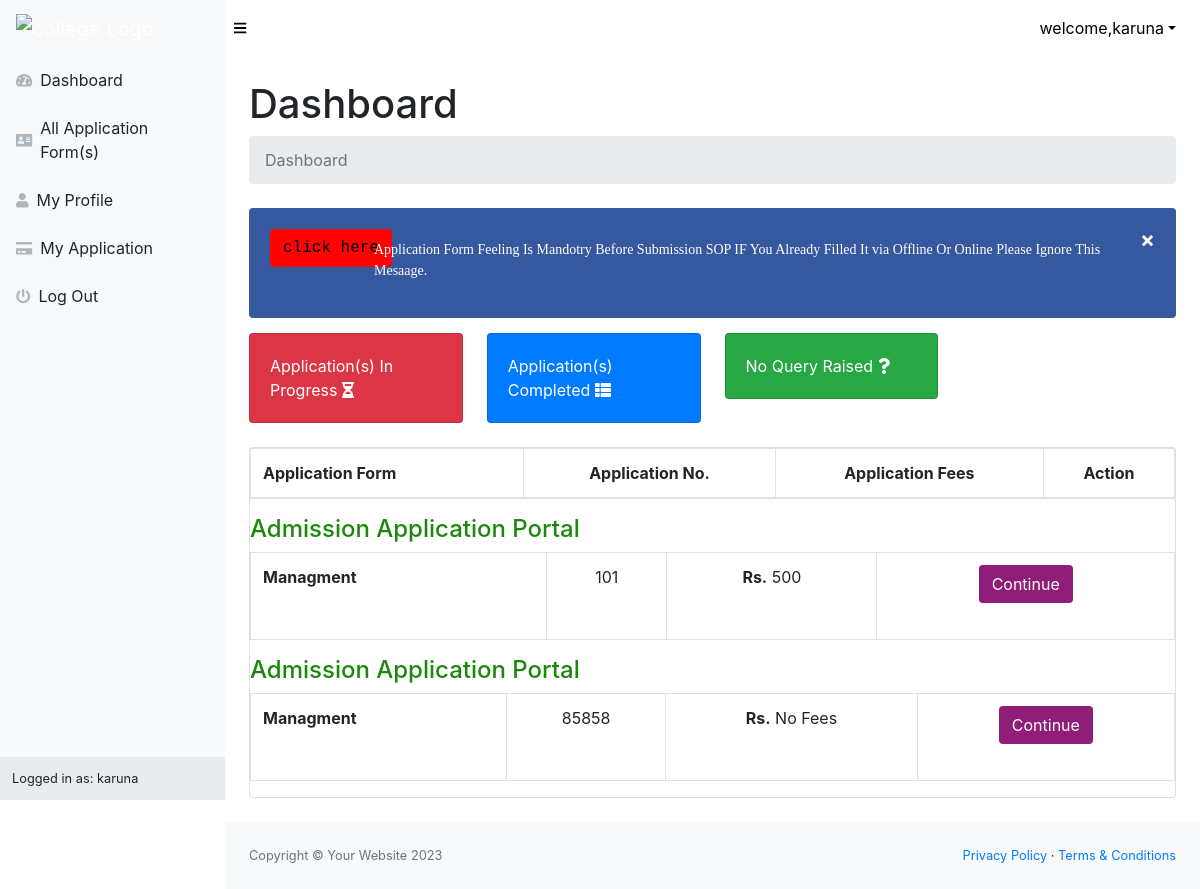
The app's page /home.php?email=karunaranpise@gmail.com (signed in) with its own data.
### tables this page shows
CREATE TABLE `user` (
  `userid` int(11) NOT NULL,
  `name` varchar(50) NOT NULL,
  `email` varchar(50) NOT NULL,
  `mobile` varchar(50) NOT NULL,
  `AlNo` varchar(50) DEFAULT NULL,
  `password` varchar(50) NOT NULL,
  `state` varchar(50) NOT NULL,
  `city` varchar(50) NOT NULL,
  `course` varchar(50) NOT NULL,
  `status` varchar(50) NOT NULL,
  `created` datetime NOT NULL
);

CREATE TABLE `posts` (
  `id` int(11) NOT NULL,
  `category` varchar(255) NOT NULL,
  `Appno` varchar(255) NOT NULL,
  `fees` varchar(255) NOT NULL,
  `link` varchar(255) NOT NULL,
  `created` datetime NOT NULL
);

### home.php (the view, shortened to what this page needs)
<?php include('conn.php');
?>
<!DOCTYPE html>
<html lang="en">
<head>
    <link href="css/styles.css" rel="stylesheet" />
    <link href="https://cdn.datatables.net/1.10.20/css/dataTables.bootstrap4.min.css" rel="stylesheet" />
</head>
<body class="sb-nav-fixed">
    <?php include 'header.php' ?>
    <div id="layoutSidenav">
        <?php include 'sidevar.php' ?>
        <div id="layoutSidenav_content">
            <main>
                <div class="container-fluid">
                    <h1 class="mt-4">Dashboard</h1>
                    <ol class="breadcrumb mb-4">
                        <li class="breadcrumb-item active">Dashboard</li>
                    </ol>
                    <div class="alert">
                        <span class="closebtn" onclick="this.parentElement.style.display='none';">&times;</span>
                        <a class="btn btn-success" href="https://new-delhi-institute-of-management-delhi.topbschoolsinindia.in/Statement-of-Purpose.php" style="
    color: black;
    background-color: #ff0303;
    border-color: #ff0303;
    font-family: monospace;
">click here</a>
                        <p style="
    font-size: 14px;
    margin-top: -28px;
    margin-left: 104px;
    font-family: -webkit-pictograph;
">Application Form Feeling Is Mandotry Before Submission SOP IF You Already Filled It via Offline Or Online Please Ignore This Mesaage.</p>
                    </div>
                    <div class="row">
                        <div class="col-xl-3 col-md-6">
                            <div class="card bg-danger text-white mb-4">
                                <div class="card-body">Application(s) In Progress <i class="fas fa-hourglass-half "></i></div>
                            </div>
                        </div>
                        <div class="col-xl-3 col-md-6">
                            <div class="card bg-primary text-white mb-4">
                                <div class="card-body">Application(s) Completed <i class="fas fa-th-list"></i></div>
                            </div>
                        </div>
                        <div class="col-xl-3 col-md-6">
                            <div class="card bg-success text-white mb-4">
                                <div class="card-body">No
                                    Query Raised <i class="fas fa-question"></i></div>
                            </div>
                        </div>
                    </div>
                    <div class="card mb-4">
                        <div class="tab-content">
                            <div role="tabpanel" class="tab-pane active" id="home">
                                <div class="table-responsive removeFixedHeader vMid">
                                    <div class="table-header">
                                        <table class="table table-bordered">
                                            <thead>
                                                <tr>
                                                    <th class="col1 text-left">Application Form</th>
                                                    <th class="col2 text-center">Application No.</th>
                                                    <th class="col4 text-center">Application Fees</th>
                                                    <th class="col5 text-center">Action</th>
                                                </tr>
                                            </thead>
                                        </table>
                                    </div>
                                    <?php
                                    $result = mysqli_query($conn, "SELECT * FROM `posts` ORDER BY id DESC LIMIT 4");
                                    while ($row = mysqli_fetch_array($result, MYSQLI_ASSOC)) {
                                    ?>
                                        <div class="table-body">
                                            <div class="category-table category_heading" data-category="66">
                                                <h4 class="sub-header category_66" style="color:#1B880B;">Admission Application Portal</h4>
                                                <table class="table table-bordered cat1 incomplete category_form_66" style="border-left-color: rgb(27, 136, 11); display: table;">
                                                    <tbody>
                                                        <tr>
                                                            <td class="col1 text-left"><strong><?php echo $row['category'] ?></strong></td>
                                                            <td class="col2 text-center"> <?php echo $row['Appno'] ?> </td>
                                                            <td class="col4 text-center"><span class="font0"><b>Rs.</b></span>
                                                                <?php echo $row['fees'] ?> </td>
                                                            <td class="col5 text-center">
                                                                <a href="<?php echo $row['link'] ?>?email='<?php echo $_SESSION['email']; ?>'" class="btn " role="button" style="background:#901d78;color: white;">Continue</a><br>
                                                                <br>
                                                            </td>
                                                        </tr>
                                                    </tbody>
                                                </table>
                                            </div>
                                        </div>
                                    <?php
                                    }
                                    ?>
                                </div>
                            </div>
                        </div>
                    </div>
                </div>
            </main>
            <footer class="py-4 bg-light mt-auto">
                <div class="container-fluid">
                    <div class="d-flex align-items-center justify-content-between small">
                        <div class="text-muted">Copyright &copy; Your Website <?php echo date("Y"); ?></div>
                        <div>
                            <a href="#">Privacy Policy</a>
                            &middot;
                            <a href="#">Terms &amp; Conditions</a>
                        </div>
                    </div>
                </div>
            </footer>
        </div>
    </div>
</body>
</html>

### header.php (shortened to what this page needs)
 <?php
include('conn.php');
$login_session=$_SESSION['email'];
?>
 <nav class="sb-topnav navbar navbar-expand navbar-dark ">
            <a class="navbar-brand" href="home.php"><img alt="college Logo" src="https://new-delhi-institute-of-management-delhi.topbschoolsinindia.in/images/NDIM-logo190x70.webp" style="
    height: 66px;width:100%
"></a>
            <button class="btn btn-link btn-sm order-1 order-lg-0" id="sidebarToggle" href="#" style="
    color: black;
"><i class="fas fa-bars"></i></button>
            <ul class="navbar-nav ml-auto ml-md-0">
                <li class="nav-item dropdown">
                    <a class="nav-link dropdown-toggle" id="userDropdown" href="#" role="button" data-toggle="dropdown" aria-haspopup="true" aria-expanded="false" style="
    color: black;
">
     <?php
$query=mysqli_query($conn,"SELECT * FROM user where email='$login_session'")or die(mysqli_error());
$row=mysqli_fetch_array($query);
echo "welcome" .",".$row['name']?>
</a>
                </li>
            </ul>
        </nav>

### sidevar.php
<div id="layoutSidenav_nav">
               <nav class="sb-sidenav accordion sb-sidenav-light" id="sidenavAccordion">
                   <div class="sb-sidenav-menu">
                       <div class="nav">
                            <a class="nav-link" href="home.php">
                               <div class="sb-nav-link-icon"><i class="fas fa-tachometer-alt"></i></div>
                               Dashboard
                           </a>
                           <a class="nav-link" href="home.php">
                               <div class="sb-nav-link-icon"><i class="fas fa-address-card "></i></div>
                               All Application Form(s)
                           </a>
                           <a class="nav-link" href="profile.php">
                               <div class="sb-nav-link-icon"><i class="fas fa-user"></i></div>
                               My Profile
                           </a>
                            <a class="nav-link" href="payment.php">
                               <div class="sb-nav-link-icon"><i class="fas fa-credit-card"></i></div>
                               My Application
                           </a>
                            <a class="nav-link" href="logout.php">
                               <div class="sb-nav-link-icon"><i class="fas fa-power-off "></i></div>
                              Log Out
                           </a>
                       </div>
                   </div>
                   <div class="sb-sidenav-footer">
                       <?php
                           $login_session=$_SESSION['email'];
                           $query=mysqli_query($conn,"SELECT * FROM user where email='$login_session'")or die(mysqli_error());
                           $row=mysqli_fetch_array($query);
                       ?>
                       <div class="small">Logged in as:&nbsp;<?php echo $row['name']; ?></div>
                   </div>
               </nav>
           </div>

### home.php (style rules this page uses)
.alert { padding: 20px; background-color: #36589e; color: white; margin-bottom: 15px; }
.closebtn { margin-left: 15px; color: white; font-weight: bold; float: right; font-size: 22px; line-height: 20px; cursor: pointer; transition: 0.3s; }

### records on screen
user: name "karuna"
posts: category "Managment", Appno "101", fees "500"
posts: category "Managment", Appno "85858", fees "No Fees"
